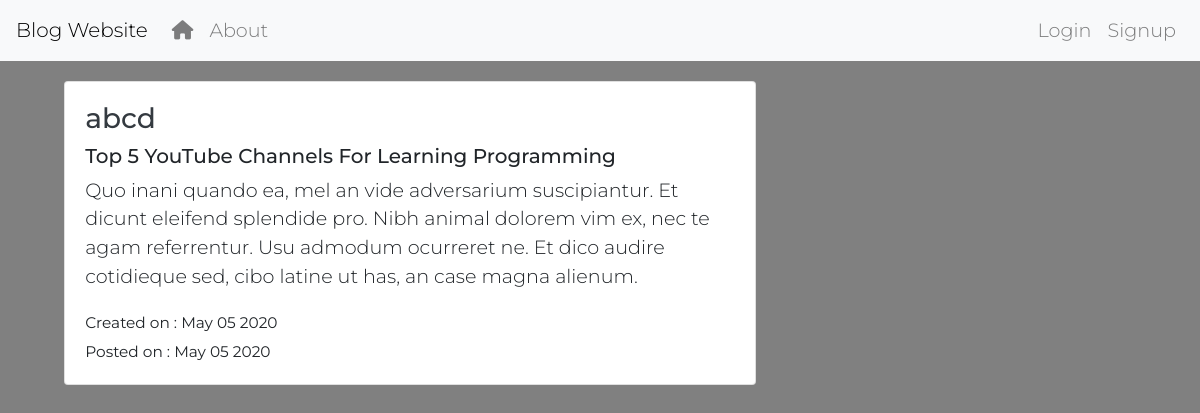
/post/abcd/27/, run on the app's committed database.
### blog/models.py (models this page shows, shortened)
class Post(models.Model):
    author=models.ForeignKey(User,on_delete=models.CASCADE)
    title= models.CharField(max_length=100)
    content = models.TextField()
    create_date=models.DateTimeField(default=timezone.now)
    post_date=models.DateTimeField(blank=True,null=True)
    upvote = models.PositiveIntegerField(default=0)

### blog/views.py (the view)
# urls.py: path('post/<username>/<int:pk>/',PostDetail.as_view(),name ='post-detail'),
class PostDetail(DetailView):
    model = Post

### blog/templates/blog/post_detail.html (shortened to what this page needs)
{% extends "blog/base.html" %}
{% block content %}
<div class="card">
  <div class="card-body">
    <h3 class ="mb-2"><a class ="text-dark" href="{% url 'user-posts' username=object.author.username %}">{{object.author}}</a></h3>
    <h5>{{object.title}}</h5>
    <p>{{object.content}}</p>
    <small>Created on : {{object.create_date|date:'F d Y'}}</small>
    {% if object.post_date %}
    <div class="date postdate">
      <small>Posted on : {{object.post_date|date:'F d Y'}}</small>
    </div>
    {% else %}
    <a class="btn btn-default" href="{% url 'post-publish' pk=object.id %}">Publish</a>
    {% endif %}
  </div>
</div>
{% endblock content %}

### blog/static/blog/css/myStyle.css (style rules this page uses)
body { font-family: 'Montserrat', sans-serif; font-size: larger; font-weight: 300; background-color: grey; }
.card { margin: 1em; }

### data on the page
Post: author "abcd", title "Top 5 YouTube Channels For Learning Programming", content "Quo inani quando ea, mel an vide adversarium suscipiantur. Et dicunt eleifend splendide pro. Nibh animal dolorem vim ex, nec te agam referrentur. Usu admodum ocurreret ne. Et dico audire cotidieque sed, cibo latine ut has, an case magna alienum.", create_date "May 05 2020", post_date "May 05 2020"
